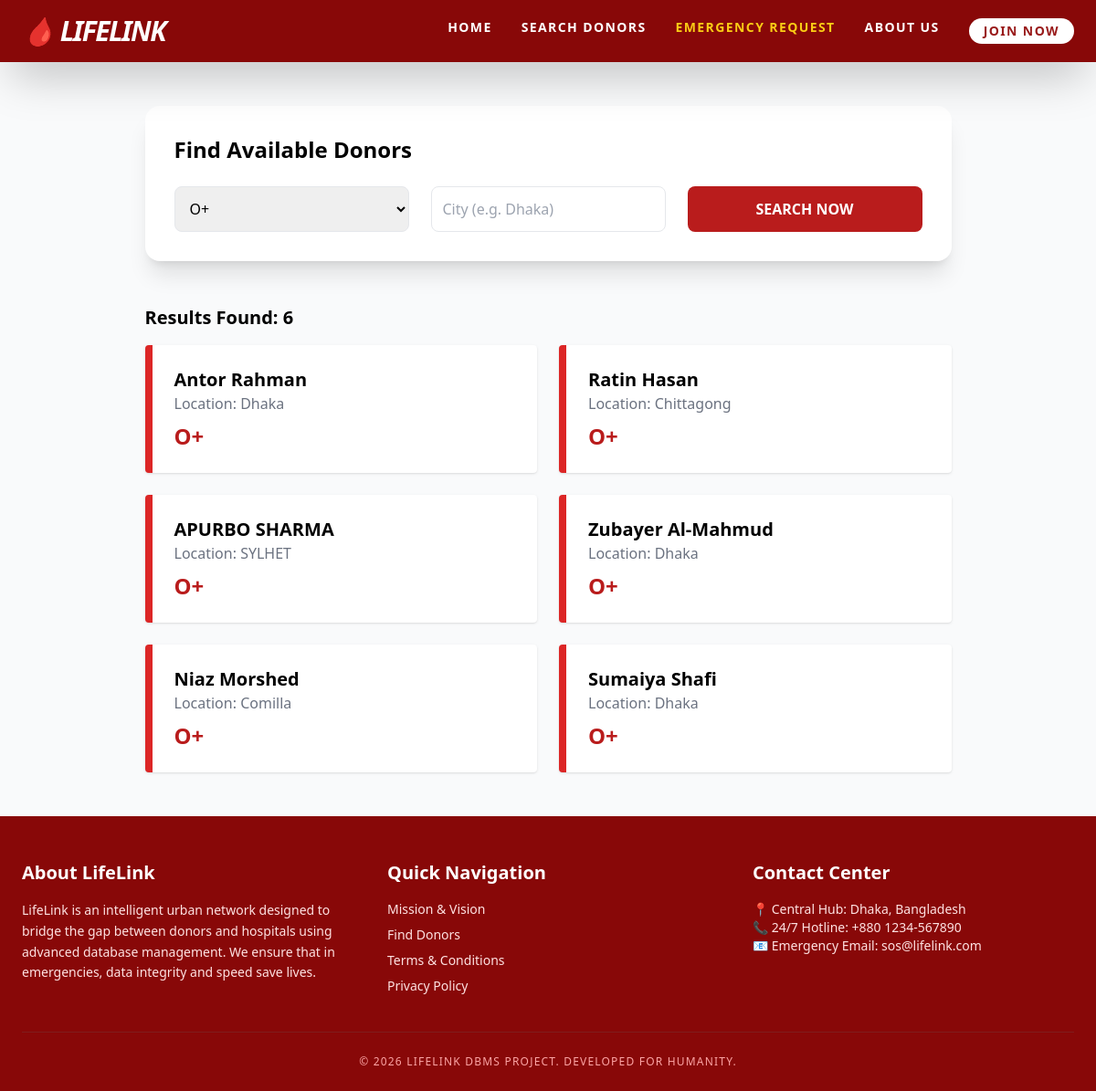
The page /search.php?blood_type=O+ on the database its author committed.
### tables this page shows
CREATE TABLE `donors` (
  `Donor_ID` int(11) NOT NULL,
  `Full_Name` varchar(255) NOT NULL,
  `Blood_Type` varchar(5) NOT NULL,
  `City_Location` varchar(100) NOT NULL,
  `Contact_Number` varchar(20) NOT NULL,
  `Last_Donation_Date` date DEFAULT NULL,
  `Eligibility_Status` varchar(20) DEFAULT 'Available'
);

### search.php (the view, shortened to what this page needs)
<?php
include 'db_config.php';
include 'header.php';
$search_results = null;
if (isset($_GET['blood_type'])) {
    $bt = $_GET['blood_type'];
    $loc = $_GET['location'];
    $sql = "SELECT * FROM Donors WHERE Blood_Type = '$bt' AND City_Location LIKE '%$loc%' AND Eligibility_Status = 'Available'";
    $search_results = $conn->query($sql);
}
?>
<div class="max-w-7xl mx-auto p-12">
    <div class="bg-white p-8 rounded-2xl shadow-xl mb-12">
        <h2 class="text-2xl font-bold mb-6">Find Available Donors</h2>
        <form method="GET" class="grid grid-cols-1 md:grid-cols-3 gap-6">
            <select name="blood_type" class="p-3 border rounded-lg focus:ring-2 focus:ring-red-500">
                <option value="O+">O+</option><option value="O-">O-</option>
            </select>
            <input type="text" name="location" placeholder="City (e.g. Dhaka)" class="p-3 border rounded-lg">
            <button type="submit" class="bg-red-700 text-white font-bold rounded-lg hover:bg-red-800">SEARCH NOW</button>
        </form>
    </div>
    <?php if ($search_results): ?>
        <h3 class="text-xl font-bold mb-4">Results Found: <?php echo $search_results->num_rows; ?></h3>
        <div class="grid grid-cols-1 md:grid-cols-2 gap-6">
            <?php while($row = $search_results->fetch_assoc()): ?>
                <div class="bg-white p-6 border-l-8 border-red-600 rounded shadow hover:shadow-md transition">
                    <h4 class="text-xl font-bold"><?php echo $row['Full_Name']; ?></h4>
                    <p class="text-gray-500">Location: <?php echo $row['City_Location']; ?></p>
                    <p class="text-red-700 font-black mt-2 text-2xl"><?php echo $row['Blood_Type']; ?></p>
                </div>
            <?php endwhile; ?>
        </div>
    <?php endif; ?>
</div>
<?php include 'footer.php'; ?>

### header.php (shortened to what this page needs)
<!DOCTYPE html>
<html lang="en">
<head>
    <script src="https://cdn.tailwindcss.com"></script>
</head>
<body class="bg-gray-50 flex flex-col min-h-screen font-sans">
<nav class="bg-blood text-white shadow-2xl sticky top-0 z-50">
    <div class="max-w-7xl mx-auto px-6 py-4 flex justify-between items-center">
        <h1 class="text-3xl font-black tracking-tighter italic">🩸 LIFELINK</h1>
        <div class="hidden md:flex space-x-8 font-bold text-sm uppercase tracking-widest">
            <a href="index.php" class="hover:text-red-200 transition">Home</a>
            <a href="search.php" class="hover:text-red-200 transition">Search Donors</a>
            <a href="emergency.php" class="hover:text-red-300 transition text-yellow-400">Emergency Request</a>
            <a href="about.php" class="hover:text-red-200 transition">About Us</a>
            <a href="add_donor.php" class="bg-white text-red-800 px-4 py-1 rounded-full hover:bg-gray-200 transition">Join Now</a>
        </div>
    </div>
</nav>

### footer.php
<footer class="bg-blood text-white mt-auto pt-12 pb-6 px-6">
    <div class="max-w-7xl mx-auto grid grid-cols-1 md:grid-cols-3 gap-12 border-b border-red-900 pb-10">
        <div>
            <h3 class="text-xl font-bold mb-4">About LifeLink</h3>
            <p class="text-red-100 text-sm leading-relaxed">
                LifeLink is an intelligent urban network designed to bridge the gap between donors and hospitals using advanced database management. We ensure that in emergencies, data integrity and speed save lives.
            </p>
        </div>
        <div>
            <h3 class="text-xl font-bold mb-4">Quick Navigation</h3>
            <ul class="text-red-100 text-sm space-y-2">
                <li><a href="about.php" class="hover:underline">Mission & Vision</a></li>
                <li><a href="search.php" class="hover:underline">Find Donors</a></li>
                <li><a href="#" class="hover:underline">Terms & Conditions</a></li>
                <li><a href="#" class="hover:underline">Privacy Policy</a></li>
            </ul>
        </div>
        <div>
            <h3 class="text-xl font-bold mb-4">Contact Center</h3>
            <p class="text-sm text-red-100">📍 Central Hub: Dhaka, Bangladesh</p>
            <p class="text-sm text-red-100">📞 24/7 Hotline: +880 1234-567890</p>
            <p class="text-sm text-red-100">📧 Emergency Email: sos@lifelink.com</p>
        </div>
    </div>
    <div class="text-center mt-6 text-red-300 text-xs tracking-widest">
        &copy; 2026 LIFELINK DBMS PROJECT. DEVELOPED FOR HUMANITY.
    </div>
</footer>
</body>
</html>

### header.php (style rules this page uses)
.bg-blood { background-color: #880808; }

### rows shown on the page
donors: Full_Name "Antor Rahman", City_Location "Dhaka", Blood_Type "O+"
donors: Full_Name "Ratin Hasan", City_Location "Chittagong", Blood_Type "O+"
donors: Full_Name "APURBO SHARMA", City_Location "SYLHET", Blood_Type "O+"
donors: Full_Name "Zubayer Al-Mahmud", City_Location "Dhaka", Blood_Type "O+"
donors: Full_Name "Niaz Morshed", City_Location "Comilla", Blood_Type "O+"
donors: Full_Name "Sumaiya Shafi", City_Location "Dhaka", Blood_Type "O+"

### other values the page prints
$search_results->num_rows "6"
